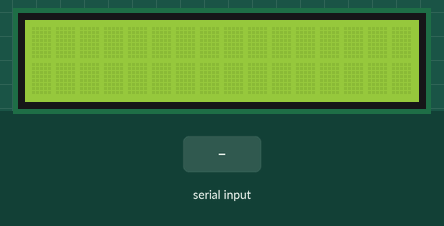
Recording of a sketch running on a simulated Arduino Uno, built with avr-gcc and run on an emulated ATmega328P. Parts: 16×2 character LCD. The test bench sets the inputs (shaded band).

Above: at 1.2 s.
1.3 s: "1" received over Serial
At 1.7 s:
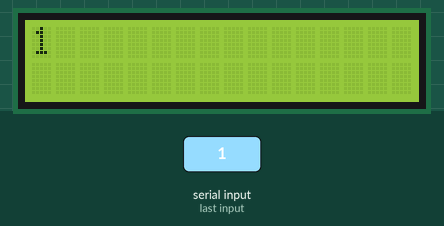
2.9 s: "0" received over Serial
At 4.2 s:
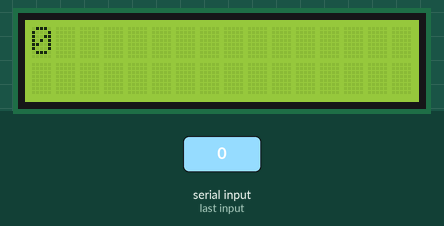
4.5 s: "2" received over Serial
At 5.4 s:
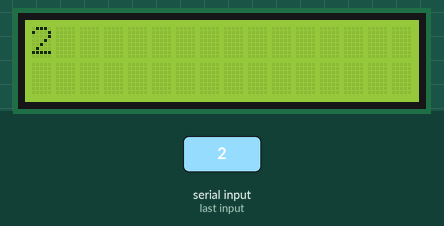
Timing chart, 0 to 7.5 s (numbered marks = the images above; inputs shaded):
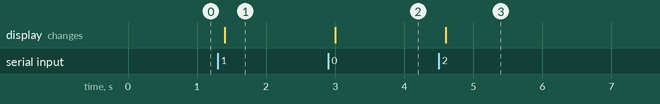

Measured:
- after the input at 1.3 s, the display: changes after 0.10 s (image 1)
- after the input at 2.9 s, the display: changes after 0.10 s (image 2)
- after the input at 4.5 s, the display: changes after 0.10 s (image 3)

The sketch:

LCD.ino
```cpp
// include the library code:
#include <LiquidCrystal.h>

// initialize the library by associating any needed LCD interface pin
// with the arduino pin number it is connected to
const int rs = 12, en = 11, d4 = 5, d5 = 4, d6 = 3, d7 = 2, d0 = 6, d1 = 7 , d2 = 8, d3 = 9;
LiquidCrystal lcd(rs, en, d0, d1, d2, d3, d4, d5, d6, d7);

String text = "Saeed Azadi";
long var = 123456789;
void setup() {
  lcd.begin(16, 2);
  Serial.begin(9600);
}
void loop() {
  /*
  lcd.clear();

  lcd.home();
  lcd.print("Pooya Behravesh");
  lcd.setCursor(0, 1);
  lcd.print(">Electron");
  delay(2000);

  lcd.clear();
  lcd.setCursor(0, 0);
  lcd.print(text);
  lcd.setCursor(0, 1);
  lcd.print(var);
  delay(2000);

  lcd.cursor();
  lcd.blink();

  lcd.clear();
  lcd.home();
  lcd.print("Arduino");
  lcd.scrollDisplayRight();
  delay(400);
  lcd.scrollDisplayRight();
  delay(400);
  lcd.scrollDisplayRight();
  delay(2000);

  lcd.noCursor();
  lcd.noBlink();

  lcd.scrollDisplayLeft();
  delay(400);
  lcd.scrollDisplayLeft();
  delay(400);
  lcd.scrollDisplayLeft();
  delay(2000);

  lcd.noDisplay();
  delay(2000);

  lcd.display();
  lcd.clear();
  lcd.home();
  lcd.print("Hello!!!");
  delay(2000);
  */
  if (Serial.available()) {
    delay(100);
    lcd.clear();
    while (Serial.available() > 0) {
      lcd.write(Serial.read());
    }
  }

}
```
